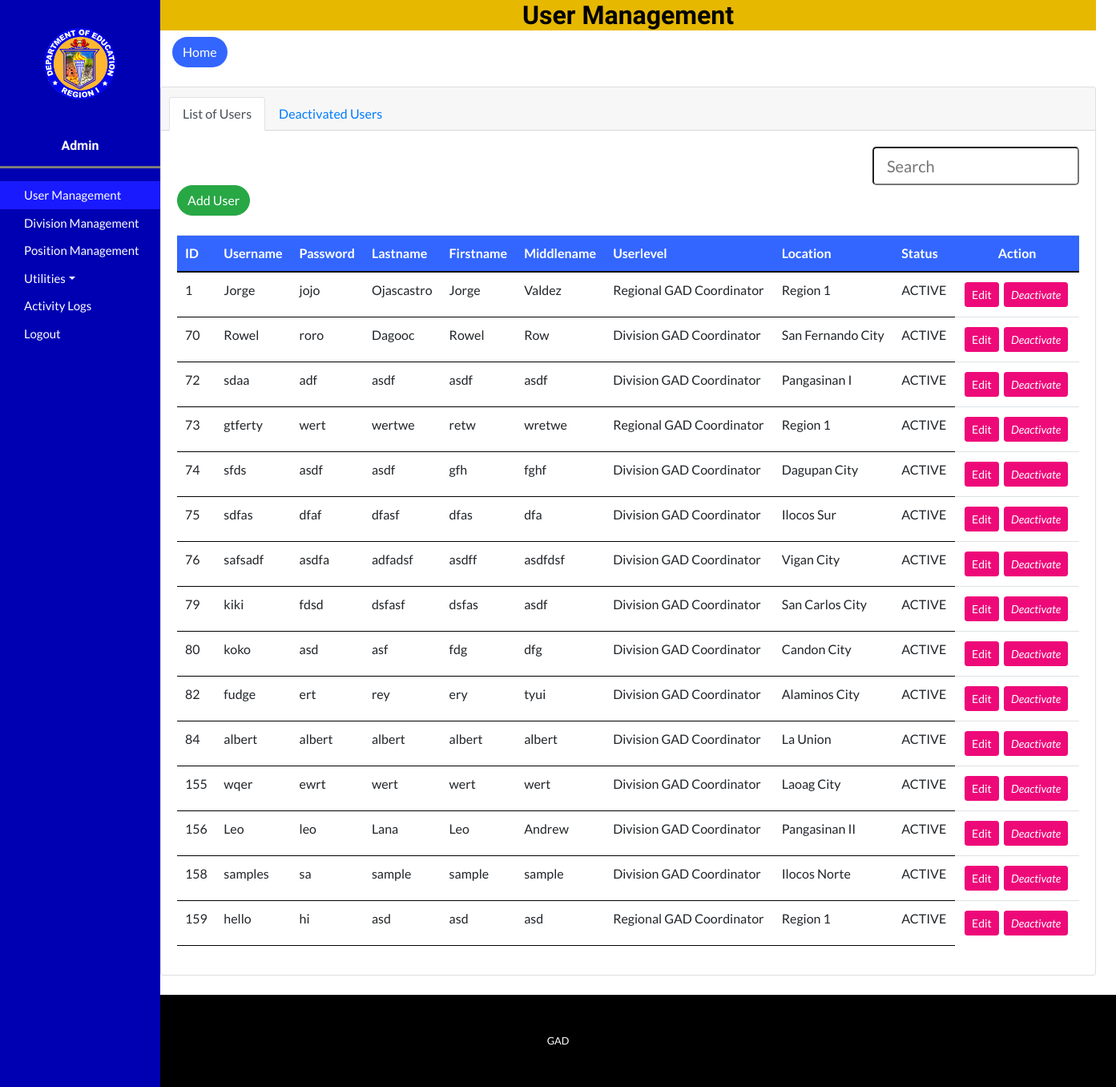
/Admin/user.php (signed in), run on the app's committed database.
### tables this page shows
CREATE TABLE `caps` (
  `id` int(255) NOT NULL AUTO_INCREMENT,
  `username` varchar(255) DEFAULT NULL,
  `password` varchar(255) DEFAULT NULL,
  `lastname` varchar(255) DEFAULT '',
  `firstname` varchar(255) DEFAULT NULL,
  `middlename` varchar(255) DEFAULT NULL,
  `userlevel` varchar(255) DEFAULT '',
  `location` varchar(255) DEFAULT NULL,
  `status` varchar(255) DEFAULT '',
  PRIMARY KEY (`id`)
);

### Admin/user.php (the view, shortened to what this page needs)
<!DOCTYPE html>
<html lang="en">
  <head>
    <link href="vendor/bootstrap/css/bootstrap.min.css" rel="stylesheet">
    <link href="css/one-page-wonder.min.css" rel="stylesheet">
  </head>
  <body>
<div class="container-fluid">
    <div class="row flex-nowrap">
        <div class="sidenav">
          <div class="d-flex justify-content-center">
          <img src="img/01.png" style="max-width:90px;" alt="">
        </div><br><br>
  <center><h6 style="color: white;"><?php echo $_SESSION['ulvl']; ?></h6></center>
  <hr style="height:2px;color:gray;background-color:gray">
  <a href="user.php" class="active" style="font-size: 15px;">User Management</a>
  <a href="division.php" style="font-size: 15px;">Division Management</a>
  <a href="position.php" style="font-size: 15px;">Position Management</a>
  <button class="dropdown-btn dropdown-toggle" style="font-size: 15px;">Utilities</button>
  <a href="logs.php" style="font-size: 15px;">Activity Logs</a>
  <a data-toggle="modal" href="#logout" style="font-size: 15px;">Logout</a>
</div>
        <div class="main">
<center><h2 style="color: black; background-color: #e6b800;">User Management</h2></center>
<div class="container-fluid">
  <a href="admin.php" class="btn rounded-pill" style="background-color: #3366ff; color: white;">Home</a>
</div>
         <section><br>
        <div class="row">
        <div class="col">
         <div class="card" style="width: 73rem;">
          <div class="card-header">
    <ul class="nav nav-tabs card-header-tabs">
      <li class="nav-item">
        <a class="nav-link active" aria-current="true">List of Users</a>
      </li>
      <li class="nav-item">
        <a class="nav-link" href="deactuser.php">Deactivated Users</a>
      </li>
    </ul>
  </div>
         <div class="card-body">
              <div class="d-flex justify-content-end">
                <input class="form-control-lg " type="text" id="search" name="search" placeholder="Search">
              </div>
              <div class="d-flex justify-content-start">
                <a data-toggle="modal" href="#add" class="btn btn-success rounded-pill addUserButton">Add User</a>
              </div>
              <br>
      <?php
        include("../connect.php");
        $sql="SELECT * FROM caps WHERE userlevel != 'Admin' and status='ACTIVE'";
        $result=mysqli_query($conn, $sql);
        echo "<table id='list' class='table table-hover'>";
          echo "<tr>";
            echo "<th style='padding: 10px; background-color: #3366ff; color: white; border-bottom: 2px solid black;'>ID</th>";
            echo "<th style='padding: 10px; background-color: #3366ff; color: white; border-bottom: 2px solid black;'>Username</th>";
            echo "<th style='padding: 10px; background-color: #3366ff; color: white; border-bottom: 2px solid black;'>Password</th>";
            echo "<th style='padding: 10px; background-color: #3366ff; color: white; border-bottom: 2px solid black;'>Lastname</th>";
            echo "<th style='padding: 10px; background-color: #3366ff; color: white; border-bottom: 2px solid black;'>Firstname</th>";
            echo "<th style='padding: 10px; background-color: #3366ff; color: white; border-bottom: 2px solid black;'>Middlename</th>";
            echo "<th style='padding: 10px; background-color: #3366ff; color: white; border-bottom: 2px solid black;'>Userlevel</th>";
            echo "<th style='padding: 10px; background-color: #3366ff; color: white; border-bottom: 2px solid black;'>Location</th>";
            echo "<th style='padding: 10px; background-color: #3366ff; color: white; border-bottom: 2px solid black;'>Status</th>";
            echo "<th style='padding: 10px; background-color: #3366ff; color: white; border-bottom: 2px solid black;'><center>Action</center></th>";
          echo "</tr>";
          echo "<tbody id='usertable'>";
        if(mysqli_num_rows($result)>0){
          while($row=mysqli_fetch_assoc($result)){
            echo "<tr id=".$row['id'] .">";
              echo "<td style='padding: 10px;border-bottom: 1px solid black;' id='tid'>".$row['id']."</td>";
              echo "<td style='padding: 10px;border-bottom: 1px solid black;' id='tusername'>".$row['username']."</td>";
              echo "<td style='padding: 10px;border-bottom: 1px solid black;' id='tpassword'>".$row['password']."</td>";
              echo "<td style='padding: 10px;border-bottom: 1px solid black;' id='tlastname'>".$row['lastname']."</td>";
              echo "<td style='padding: 10px;border-bottom: 1px solid black;' id='tfirstname'>".$row['firstname']."</td>";
              echo "<td style='padding: 10px;border-bottom: 1px solid black;' id='tmiddlename'>".$row['middlename']."</td>";
              echo "<td style='padding: 10px;border-bottom: 1px solid black;' id='tuserlevel'>".$row['userlevel']."</td>";
              echo "<td style='padding: 10px;border-bottom: 1px solid black;' id='tlocation'>".$row['location']."</td>";
              echo "<td style='padding: 10px;border-bottom: 1px solid black;' id='tstatus'>".$row['status']."</td>";?>
              <td><div class="btn-toolbar">
                <button class="btn btn-primary edit_user btn-sm"  value="<?php echo $row['id']; ?>">Edit</button>&nbsp;&nbsp;
                <button class="btn btn-primary edit_status btn-sm"  value="<?php echo $row['id']; ?>">
                  <i class="bi bi-pencil-square">
                    <?php
                      if ($row['status']=='ACTIVE'){
                        echo "Deactivate";
                      }else {
                        echo "Activate";
                      }
                    ?>
                  </i>
                  </button>
            </div></td>
              <?php
            echo "</tr>";
          }
        }
        echo "</tbody>";
        echo "</table";
      ?>
      </div>
      </div>
      </div>
      </div>
    </section>
   </div>
</div>
 </div>
    <br>
    <footer class="py-5 bg-black">
      <div class="container">
        <p class="m-0 text-center text-white small">GAD</p>
      </div>
    </footer>
</body>
</html>

### Admin/user.php (style rules this page uses)
.sidenav { height: 100%; width: 200px; position: fixed; z-index: 1; top: 0; left: 0; background-color:#0000b3; overflow-x: hidden; padding-top: 35px; }
.sidenav a { padding: 6px 8px 6px 30px; text-decoration: none; font-size: 18px; color: white; display: block; }
.main { margin-left: 200px; padding: 0px 0px; }
.dropdown-btn { padding: 6px 8px 6px 30px; text-decoration: none; font-size: 18px; color: white; display: block; border: none; background: none; width:100%; text-align: left; cursor: pointer; outline: none; }
.active { background-color: #1a1aff; color: white; }

### data on the page
caps: id "1", username "Jorge", password "jojo", lastname "Ojascastro", firstname "Jorge", middlename "Valdez", userlevel "Regional GAD Coordinator", location "Region 1", status "ACTIVE", shows "Deactivate"
caps: id "70", username "Rowel", password "roro", lastname "Dagooc", firstname "Rowel", middlename "Row", userlevel "Division GAD Coordinator", location "San Fernando City", status "ACTIVE", shows "Deactivate"
caps: id "72", username "sdaa", password "adf", lastname "asdf", firstname "asdf", middlename "asdf", userlevel "Division GAD Coordinator", location "Pangasinan I", status "ACTIVE", shows "Deactivate"
caps: id "73", username "gtferty", password "wert", lastname "wertwe", firstname "retw", middlename "wretwe", userlevel "Regional GAD Coordinator", location "Region 1", status "ACTIVE", shows "Deactivate"
caps: id "74", username "sfds", password "asdf", lastname "asdf", firstname "gfh", middlename "fghf", userlevel "Division GAD Coordinator", location "Dagupan City", status "ACTIVE", shows "Deactivate"
caps: id "75", username "sdfas", password "dfaf", lastname "dfasf", firstname "dfas", middlename "dfa", userlevel "Division GAD Coordinator", location "Ilocos Sur", status "ACTIVE", shows "Deactivate"
caps: id "76", username "safsadf", password "asdfa", lastname "adfadsf", firstname "asdff", middlename "asdfdsf", userlevel "Division GAD Coordinator", location "Vigan City", status "ACTIVE", shows "Deactivate"
caps: id "79", username "kiki", password "fdsd", lastname "dsfasf", firstname "dsfas", middlename "asdf", userlevel "Division GAD Coordinator", location "San Carlos City", status "ACTIVE", shows "Deactivate"
caps: id "80", username "koko", password "asd", lastname "asf", firstname "fdg", middlename "dfg", userlevel "Division GAD Coordinator", location "Candon City", status "ACTIVE", shows "Deactivate"
caps: id "82", username "fudge", password "ert", lastname "rey", firstname "ery", middlename "tyui", userlevel "Division GAD Coordinator", location "Alaminos City", status "ACTIVE", shows "Deactivate"
caps: id "84", username "albert", password "albert", lastname "albert", firstname "albert", middlename "albert", userlevel "Division GAD Coordinator", location "La Union", status "ACTIVE", shows "Deactivate"
caps: id "155", username "wqer", password "ewrt", lastname "wert", firstname "wert", middlename "wert", userlevel "Division GAD Coordinator", location "Laoag City", status "ACTIVE", shows "Deactivate"
caps: id "156", username "Leo", password "leo", lastname "Lana", firstname "Leo", middlename "Andrew", userlevel "Division GAD Coordinator", location "Pangasinan II", status "ACTIVE", shows "Deactivate"
caps: id "158", username "samples", password "sa", lastname "sample", firstname "sample", middlename "sample", userlevel "Division GAD Coordinator", location "Ilocos Norte", status "ACTIVE", shows "Deactivate"
caps: id "159", username "hello", password "hi", lastname "asd", firstname "asd", middlename "asd", userlevel "Regional GAD Coordinator", location "Region 1", status "ACTIVE", shows "Deactivate"

### other printed values
$_SESSION['ulvl'] "Admin"
